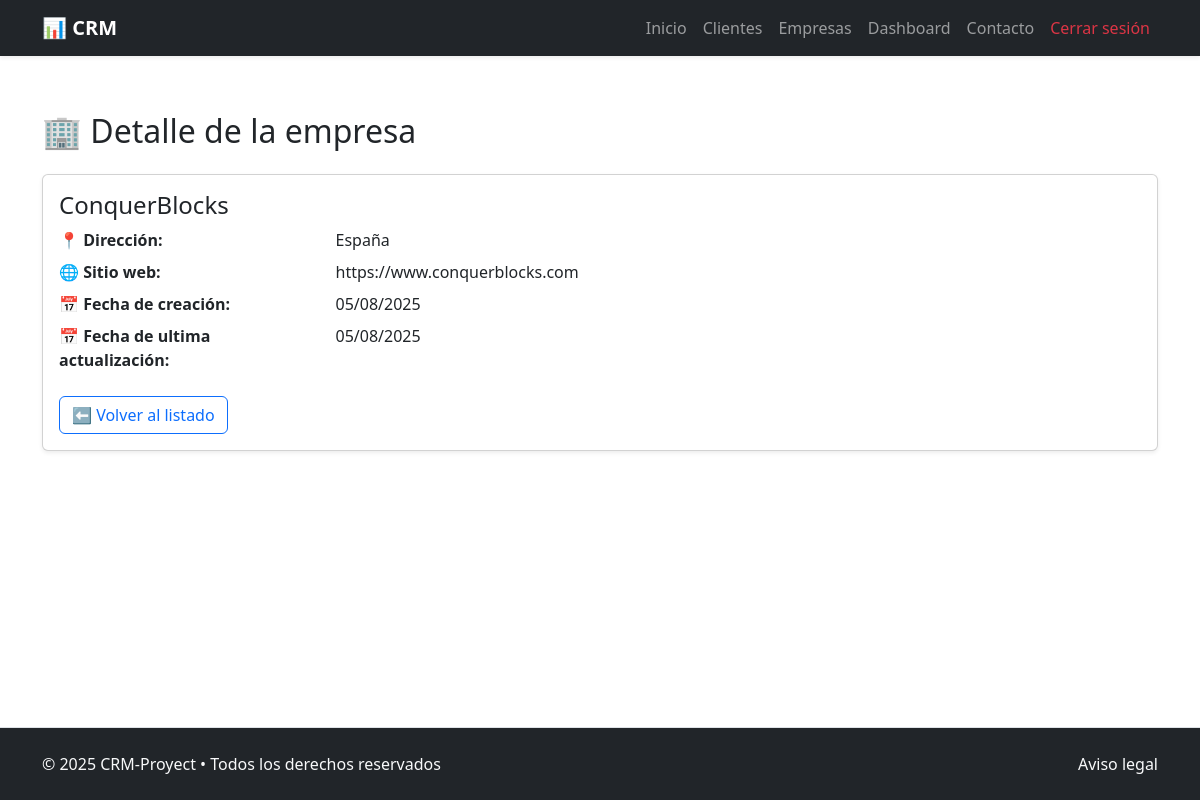
Before: /company/1/ (signed in) with the older database file.
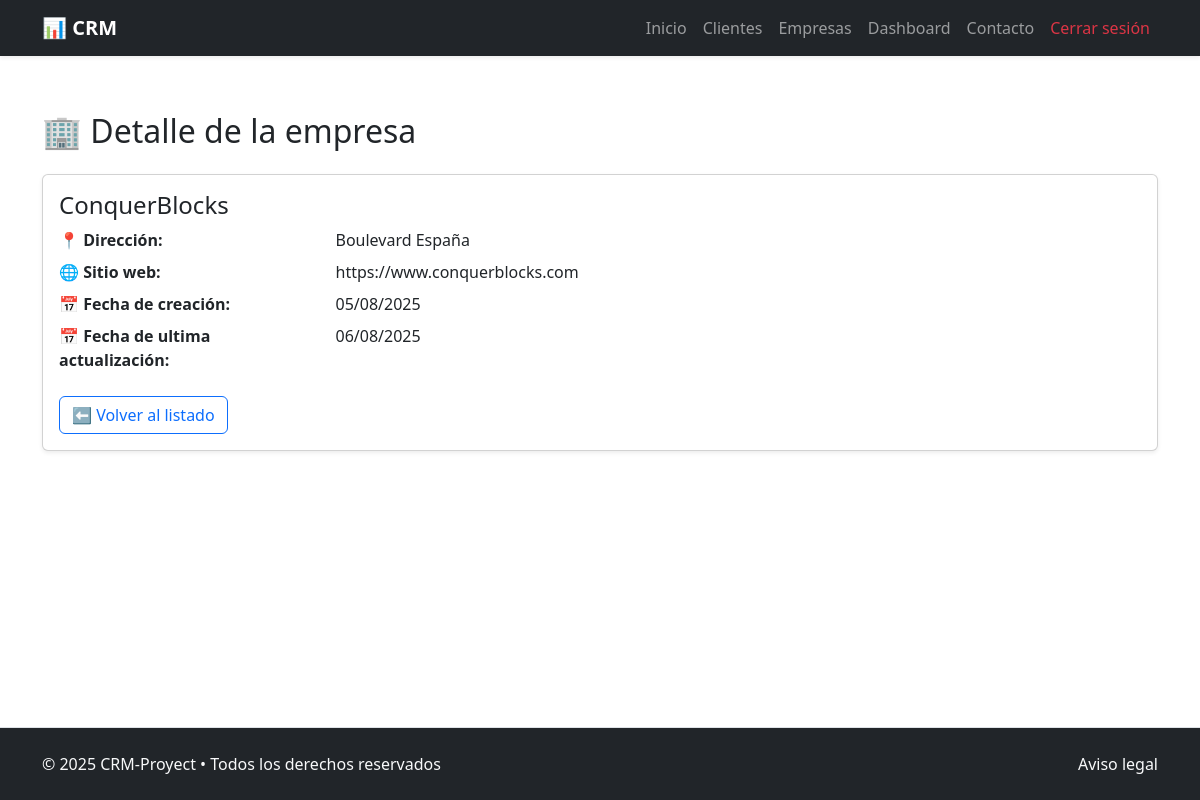
After: the same page with the newer database file.
### crm_app/models.py (models this page shows, shortened)
class Company(models.Model):
    name = models.CharField(max_length=255, unique=True) #Nombre empresa
    address = models.TextField(blank=True, null=True) #Dirección de empresa
    website = models.URLField(blank=True, null=True) #Sitio web de empresa
    created_at = models.DateTimeField(auto_now_add=True) #Fecha de creación
    updated_at = models.DateTimeField(auto_now=True) #Fecha de ultima actualización

### crm_app/views.py (the view)
# urls.py: path("company/<pk>/", CompanyDetailView.as_view(), name="company_detail"),
@method_decorator(login_required, name='dispatch')
class CompanyDetailView(DetailView):
    model = Company
    template_name = '../templates/companies/company_detail.html'
    context_object_name = 'company'

### crm_project/templates/companies/company_detail.html (shortened to what this page needs)
{% extends "general/layout.html" %}
{% block page_content %}
<div class="container my-5">
    <h2 class="mb-4">🏢 Detalle de la empresa</h2>
    <div class="card shadow-sm">
        <div class="card-body">
            <h4 class="card-title">{{ company.name|default_if_none:"Sin nombre" }}</h4>
            <dl class="row">
                <dt class="col-sm-3">📍 Dirección:</dt>
                <dd class="col-sm-9">{{ company.address|default_if_none:"No especificado" }}</dd>
                <dt class="col-sm-3">🌐 Sitio web:</dt>
                <dd class="col-sm-9">{{ company.website|default_if_none:"No especificado" }}</dd>
                <dt class="col-sm-3">📅 Fecha de creación:</dt>
                <dd class="col-sm-9">{{ company.created_at|date:"d/m/Y" }}</dd>
                <dt class="col-sm-3">📅 Fecha de ultima actualización:</dt>
                <dd class="col-sm-9">{{ company.updated_at|date:"d/m/Y" }}</dd>
            </dl>
            <div class="mt-4">
                <a href="{% url 'company_list' %}" class="btn btn-outline-primary">⬅️ Volver al listado</a>
            </div>
        </div>
    </div>
</div>
{% endblock %}

Changed rows visible on the page:
changed Company "ConquerBlocks": address "España" → "Boulevard España"; updated_at "05/08/2025" → "06/08/2025"
